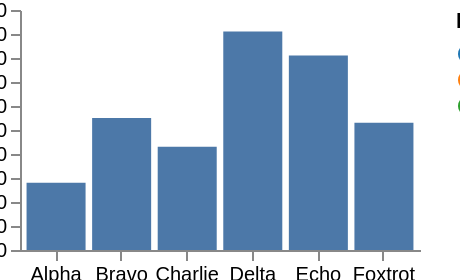

Write the Vega-Lite specification saved for this chart.
### Vega specification from a JSON file in a GitHub repository (floating-point values rounded to 4 significant figures)
{"width": 200, "height": 120, "padding": {"left": 10, "right": 20, "top": 5, "bottom": 15}, "data": [{"name": "t", "values": [{"a": "Alpha", "b": 28, "c": "x", "d": 1}, {"a": "Bravo", "b": 55, "c": "y", "d": 2}, {"a": "Charlie", "b": 43, "c": "x", "d": 3}, {"a": "Delta", "b": 91, "c": "z", "d": 4}, {"a": "Echo", "b": 81, "c": "y", "d": 5}, {"a": "Foxtrot", "b": 53, "c": "z", "d": 6}]}], "scales": [{"name": "x", "type": "band", "domain": {"data": "t", "field": "a"}, "range": "width", "padding": 0.1}, {"name": "y", "type": "linear", "domain": {"data": "t", "field": "b"}, "range": "height", "nice": true}, {"name": "color", "type": "ordinal", "domain": {"data": "t", "field": "c"}, "range": {"scheme": "category10"}}, {"name": "ramp", "type": "linear", "domain": {"data": "t", "field": "d"}, "range": {"scheme": "blues"}}, {"name": "size", "type": "linear", "domain": {"data": "t", "field": "b"}, "range": [10, 200]}, {"name": "shape", "type": "ordinal", "domain": {"data": "t", "field": "c"}, "range": "symbol"}, {"name": "quant", "type": "quantize", "domain": [0, 100], "range": {"scheme": "greens", "count": 4}}], "marks": [{"type": "rect", "from": {"data": "t"}, "encode": {"enter": {"x": {"scale": "x", "field": "a"}, "width": {"scale": "x", "band": 1}, "y": {"scale": "y", "field": "b"}, "y2": {"scale": "y", "value": 0}}}}], "autosize": {"type": "none", "contains": "content"}, "axes": [{"orient": "bottom", "scale": "x", "title": "X title"}, {"orient": "left", "scale": "y", "title": "Y title"}], "legends": [{"fill": "color", "title": "Legend"}], "title": {"text": "Title", "subtitle": "sub"}}
